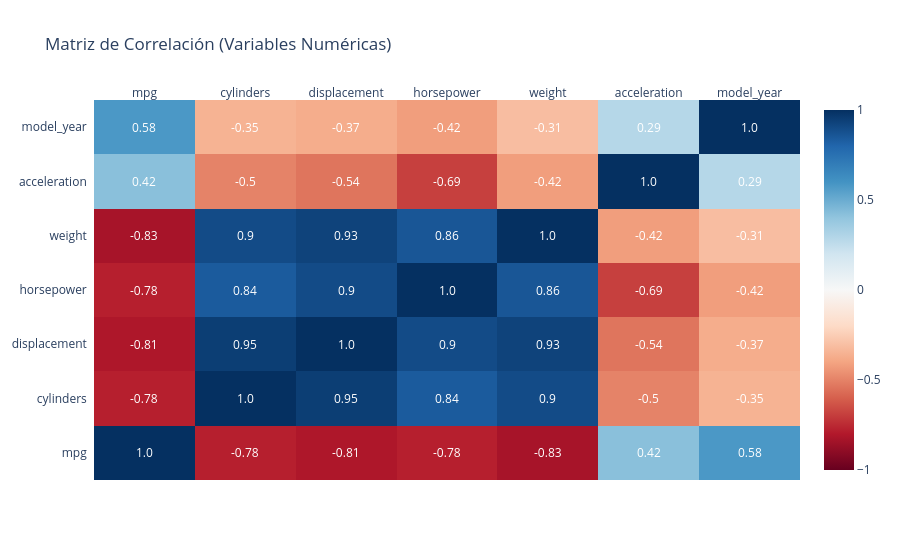

The cell this chart's notebook holds for it:
### Markdown cell above
### Matriz de Correlación

### Code cell
# Crear matriz de correlación en variables numéricas
import plotly.figure_factory as ff

corr_matrix = df[numerical_vars].corr(numeric_only=True).round(2)

fig = ff.create_annotated_heatmap(
    z=corr_matrix.values,
    x=list(corr_matrix.columns),
    y=list(corr_matrix.index),
    annotation_text=corr_matrix.values,
    colorscale="RdBu",
    zmin=-1,
    zmax=1,
    showscale=True
)
fig.update_layout(title="Matriz de Correlación (Variables Numéricas)")
fig.show()

### Figure 1 — Plotly figure (JSON) as saved in the notebook; plotly's stock layout.template omitted (floating-point values rounded to 4 significant figures)
{"data": [{"colorscale": [[0, "rgb(103,0,31)"], [0.1, "rgb(178,24,43)"], [0.2, "rgb(214,96,77)"], [0.3, "rgb(244,165,130)"], [0.4, "rgb(253,219,199)"], [0.5, "rgb(247,247,247)"], [0.6, "rgb(209,229,240)"], [0.7, "rgb(146,197,222)"], [0.8, "rgb(67,147,195)"], [0.9, "rgb(33,102,172)"], [1, "rgb(5,48,97)"]], "reversescale": false, "showscale": true, "type": "heatmap", "x": ["mpg", "cylinders", "displacement", "horsepower", "weight", "acceleration", "model_year"], "y": ["mpg", "cylinders", "displacement", "horsepower", "weight", "acceleration", "model_year"], "z": [[1.0, -0.78, -0.81, -0.78, -0.83, 0.42, 0.58], [-0.78, 1.0, 0.95, 0.84, 0.9, -0.5, -0.35], [-0.81, 0.95, 1.0, 0.9, 0.93, -0.54, -0.37], [-0.78, 0.84, 0.9, 1.0, 0.86, -0.69, -0.42], [-0.83, 0.9, 0.93, 0.86, 1.0, -0.42, -0.31], [0.42, -0.5, -0.54, -0.69, -0.42, 1.0, 0.29], [0.58, -0.35, -0.37, -0.42, -0.31, 0.29, 1.0]], "zmax": 1, "zmin": -1}], "layout": {"annotations": [{"font": {"color": "#FFFFFF"}, "showarrow": false, "text": "1.0", "x": "mpg", "xref": "x", "y": "mpg", "yref": "y"}, {"font": {"color": "#FFFFFF"}, "showarrow": false, "text": "-0.78", "x": "cylinders", "xref": "x", "y": "mpg", "yref": "y"}, {"font": {"color": "#FFFFFF"}, "showarrow": false, "text": "-0.81", "x": "displacement", "xref": "x", "y": "mpg", "yref": "y"}, {"font": {"color": "#FFFFFF"}, "showarrow": false, "text": "-0.78", "x": "horsepower", "xref": "x", "y": "mpg", "yref": "y"}, {"font": {"color": "#FFFFFF"}, "showarrow": false, "text": "-0.83", "x": "weight", "xref": "x", "y": "mpg", "yref": "y"}, {"font": {"color": "#FFFFFF"}, "showarrow": false, "text": "0.42", "x": "acceleration", "xref": "x", "y": "mpg", "yref": "y"}, {"font": {"color": "#FFFFFF"}, "showarrow": false, "text": "0.58", "x": "model_year", "xref": "x", "y": "mpg", "yref": "y"}, {"font": {"color": "#FFFFFF"}, "showarrow": false, "text": "-0.78", "x": "mpg", "xref": "x", "y": "cylinders", "yref": "y"}, {"font": {"color": "#FFFFFF"}, "showarrow": false, "text": "1.0", "x": "cylinders", "xref": "x", "y": "cylinders", "yref": "y"}, {"font": {"color": "#FFFFFF"}, "showarrow": false, "text": "0.95", "x": "displacement", "xref": "x", "y": "cylinders", "yref": "y"}, {"font": {"color": "#FFFFFF"}, "showarrow": false, "text": "0.84", "x": "horsepower", "xref": "x", "y": "cylinders", "yref": "y"}, {"font": {"color": "#FFFFFF"}, "showarrow": false, "text": "0.9", "x": "weight", "xref": "x", "y": "cylinders", "yref": "y"}, {"font": {"color": "#FFFFFF"}, "showarrow": false, "text": "-0.5", "x": "acceleration", "xref": "x", "y": "cylinders", "yref": "y"}, {"font": {"color": "#FFFFFF"}, "showarrow": false, "text": "-0.35", "x": "model_year", "xref": "x", "y": "cylinders", "yref": "y"}, {"font": {"color": "#FFFFFF"}, "showarrow": false, "text": "-0.81", "x": "mpg", "xref": "x", "y": "displacement", "yref": "y"}, {"font": {"color": "#FFFFFF"}, "showarrow": false, "text": "0.95", "x": "cylinders", "xref": "x", "y": "displacement", "yref": "y"}, {"font": {"color": "#FFFFFF"}, "showarrow": false, "text": "1.0", "x": "displacement", "xref": "x", "y": "displacement", "yref": "y"}, {"font": {"color": "#FFFFFF"}, "showarrow": false, "text": "0.9", "x": "horsepower", "xref": "x", "y": "displacement", "yref": "y"}, {"font": {"color": "#FFFFFF"}, "showarrow": false, "text": "0.93", "x": "weight", "xref": "x", "y": "displacement", "yref": "y"}, {"font": {"color": "#FFFFFF"}, "showarrow": false, "text": "-0.54", "x": "acceleration", "xref": "x", "y": "displacement", "yref": "y"}, {"font": {"color": "#FFFFFF"}, "showarrow": false, "text": "-0.37", "x": "model_year", "xref": "x", "y": "displacement", "yref": "y"}, {"font": {"color": "#FFFFFF"}, "showarrow": false, "text": "-0.78", "x": "mpg", "xref": "x", "y": "horsepower", "yref": "y"}, {"font": {"color": "#FFFFFF"}, "showarrow": false, "text": "0.84", "x": "cylinders", "xref": "x", "y": "horsepower", "yref": "y"}, {"font": {"color": "#FFFFFF"}, "showarrow": false, "text": "0.9", "x": "displacement", "xref": "x", "y": "horsepower", "yref": "y"}, {"font": {"color": "#FFFFFF"}, "showarrow": false, "text": "1.0", "x": "horsepower", "xref": "x", "y": "horsepower", "yref": "y"}, {"font": {"color": "#FFFFFF"}, "showarrow": false, "text": "0.86", "x": "weight", "xref": "x", "y": "horsepower", "yref": "y"}, {"font": {"color": "#FFFFFF"}, "showarrow": false, "text": "-0.69", "x": "acceleration", "xref": "x", "y": "horsepower", "yref": "y"}, {"font": {"color": "#FFFFFF"}, "showarrow": false, "text": "-0.42", "x": "model_year", "xref": "x", "y": "horsepower", "yref": "y"}, {"font": {"color": "#FFFFFF"}, "showarrow": false, "text": "-0.83", "x": "mpg", "xref": "x", "y": "weight", "yref": "y"}, {"font": {"color": "#FFFFFF"}, "showarrow": false, "text": "0.9", "x": "cylinders", "xref": "x", "y": "weight", "yref": "y"}, {"font": {"color": "#FFFFFF"}, "showarrow": false, "text": "0.93", "x": "displacement", "xref": "x", "y": "weight", "yref": "y"}, {"font": {"color": "#FFFFFF"}, "showarrow": false, "text": "0.86", "x": "horsepower", "xref": "x", "y": "weight", "yref": "y"}, {"font": {"color": "#FFFFFF"}, "showarrow": false, "text": "1.0", "x": "weight", "xref": "x", "y": "weight", "yref": "y"}, {"font": {"color": "#FFFFFF"}, "showarrow": false, "text": "-0.42", "x": "acceleration", "xref": "x", "y": "weight", "yref": "y"}, {"font": {"color": "#FFFFFF"}, "showarrow": false, "text": "-0.31", "x": "model_year", "xref": "x", "y": "weight", "yref": "y"}, {"font": {"color": "#FFFFFF"}, "showarrow": false, "text": "0.42", "x": "mpg", "xref": "x", "y": "acceleration", "yref": "y"}, {"font": {"color": "#FFFFFF"}, "showarrow": false, "text": "-0.5", "x": "cylinders", "xref": "x", "y": "acceleration", "yref": "y"}, {"font": {"color": "#FFFFFF"}, "showarrow": false, "text": "-0.54", "x": "displacement", "xref": "x", "y": "acceleration", "yref": "y"}, {"font": {"color": "#FFFFFF"}, "showarrow": false, "text": "-0.69", "x": "horsepower", "xref": "x", "y": "acceleration", "yref": "y"}, {"font": {"color": "#FFFFFF"}, "showarrow": false, "text": "-0.42", "x": "weight", "xref": "x", "y": "acceleration", "yref": "y"}, {"font": {"color": "#FFFFFF"}, "showarrow": false, "text": "1.0", "x": "acceleration", "xref": "x", "y": "acceleration", "yref": "y"}, {"font": {"color": "#FFFFFF"}, "showarrow": false, "text": "0.29", "x": "model_year", "xref": "x", "y": "acceleration", "yref": "y"}, {"font": {"color": "#FFFFFF"}, "showarrow": false, "text": "0.58", "x": "mpg", "xref": "x", "y": "model_year", "yref": "y"}, {"font": {"color": "#FFFFFF"}, "showarrow": false, "text": "-0.35", "x": "cylinders", "xref": "x", "y": "model_year", "yref": "y"}, {"font": {"color": "#FFFFFF"}, "showarrow": false, "text": "-0.37", "x": "displacement", "xref": "x", "y": "model_year", "yref": "y"}, {"font": {"color": "#FFFFFF"}, "showarrow": false, "text": "-0.42", "x": "horsepower", "xref": "x", "y": "model_year", "yref": "y"}, {"font": {"color": "#FFFFFF"}, "showarrow": false, "text": "-0.31", "x": "weight", "xref": "x", "y": "model_year", "yref": "y"}, {"font": {"color": "#FFFFFF"}, "showarrow": false, "text": "0.29", "x": "acceleration", "xref": "x", "y": "model_year", "yref": "y"}, {"font": {"color": "#FFFFFF"}, "showarrow": false, "text": "1.0", "x": "model_year", "xref": "x", "y": "model_year", "yref": "y"}], "title": {"text": "Matriz de Correlación (Variables Numéricas)"}, "xaxis": {"dtick": 1, "gridcolor": "rgb(0, 0, 0)", "side": "top", "ticks": ""}, "yaxis": {"dtick": 1, "ticks": "", "ticksuffix": "  "}}}
